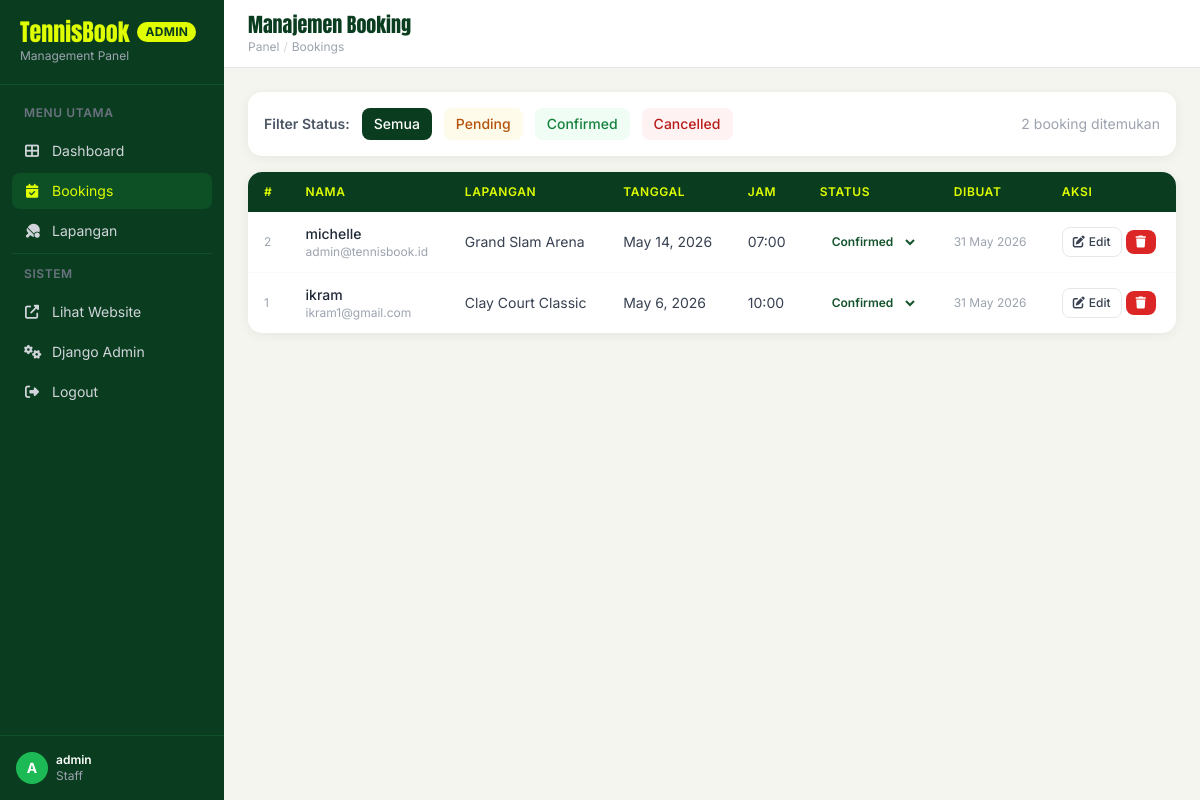
/panel/bookings/ (signed in), run on the app's committed database.
### booking/models.py (models this page shows, shortened)
class Booking(models.Model):
    court = models.ForeignKey(Court, on_delete=models.CASCADE, related_name='bookings')
    user = models.ForeignKey(
        settings.AUTH_USER_MODEL,
        on_delete=models.SET_NULL,
        null=True,
        blank=True,
        related_name='bookings'
    )
    full_name = models.CharField(max_length=200)
    email = models.EmailField()
    phone = models.CharField(max_length=20)
    booking_date = models.DateField()
    booking_hour = models.CharField(max_length=10, choices=HOUR_CHOICES)
    notes = models.TextField(blank=True)
    status = models.CharField(max_length=20, choices=STATUS_CHOICES, default='pending')
    created_at = models.DateTimeField(auto_now_add=True)
    class Meta:
        ordering = ['-created_at']

class Court(models.Model):
    name = models.CharField(max_length=200)
    description = models.TextField()
    price_per_hour = models.DecimalField(max_digits=10, decimal_places=2)
    location = models.CharField(max_length=300)
    is_available = models.BooleanField(default=True)
    image_url = models.URLField(
        blank=True,
        default="https://images.unsplash.com/photo-1554068865-24cecd4e34b8?w=800&q=80"
    )
    facilities = models.ManyToManyField(Facility, blank=True)
    created_at = models.DateTimeField(auto_now_add=True)

### booking/views.py (the view)
# urls.py: path('panel/bookings/', views.admin_booking_list, name='admin_booking_list'),
@login_required(login_url='/login/')
@staff_required
def admin_booking_list(request):
    status_filter = request.GET.get('status', '')
    bookings = Booking.objects.select_related('court', 'user').order_by('-created_at')
    if status_filter:
        bookings = bookings.filter(status=status_filter)
    context = {'bookings': bookings, 'status_filter': status_filter}
    return render(request, 'custom_admin/booking_list.html', context)

### booking/views.py (called while the page is built)
def is_staff(user):
    return user.is_staff

### booking/templates/custom_admin/booking_list.html (shortened to what this page needs)
{% extends "custom_admin/base.html" %}
{% block page_title %}Manajemen Booking{% endblock %}
{% block breadcrumb %}<span class="text-gray-300">/</span><span>Bookings</span>{% endblock %}
{% block content %}
<div class="card p-4 mb-4 flex flex-wrap items-center gap-3">
  <span class="text-sm font-semibold text-gray-600">Filter Status:</span>
  <a href="{% url 'admin_booking_list' %}"
     class="px-3 py-1.5 rounded-lg text-sm font-medium transition-colors {% if not status_filter %}bg-forest-900 text-white{% else %}bg-gray-100 text-gray-600 hover:bg-gray-200{% endif %}">
    Semua
  </a>
  <a href="?status=pending"
     class="px-3 py-1.5 rounded-lg text-sm font-medium transition-colors {% if status_filter == 'pending' %}bg-amber-500 text-white{% else %}bg-amber-50 text-amber-700 hover:bg-amber-100{% endif %}">
    Pending
  </a>
  <a href="?status=confirmed"
     class="px-3 py-1.5 rounded-lg text-sm font-medium transition-colors {% if status_filter == 'confirmed' %}bg-green-600 text-white{% else %}bg-green-50 text-green-700 hover:bg-green-100{% endif %}">
    Confirmed
  </a>
  <a href="?status=cancelled"
     class="px-3 py-1.5 rounded-lg text-sm font-medium transition-colors {% if status_filter == 'cancelled' %}bg-red-600 text-white{% else %}bg-red-50 text-red-700 hover:bg-red-100{% endif %}">
    Cancelled
  </a>
  <span class="ml-auto text-sm text-gray-400">{{ bookings|length }} booking ditemukan</span>
</div>
<div class="card overflow-hidden">
  <div class="overflow-x-auto">
    <table class="w-full text-sm">
      <thead>
        <tr class="bg-forest-900">
          <th class="text-left text-xs text-lime font-semibold px-4 py-3 uppercase tracking-wider">#</th>
          <th class="text-left text-xs text-lime font-semibold px-4 py-3 uppercase tracking-wider">Nama</th>
          <th class="text-left text-xs text-lime font-semibold px-4 py-3 uppercase tracking-wider">Lapangan</th>
          <th class="text-left text-xs text-lime font-semibold px-4 py-3 uppercase tracking-wider">Tanggal</th>
          <th class="text-left text-xs text-lime font-semibold px-4 py-3 uppercase tracking-wider">Jam</th>
          <th class="text-left text-xs text-lime font-semibold px-4 py-3 uppercase tracking-wider">Status</th>
          <th class="text-left text-xs text-lime font-semibold px-4 py-3 uppercase tracking-wider">Dibuat</th>
          <th class="text-left text-xs text-lime font-semibold px-4 py-3 uppercase tracking-wider">Aksi</th>
        </tr>
      </thead>
      <tbody class="divide-y divide-gray-50">
        {% for booking in bookings %}
        <tr class="table-row" id="row-{{ booking.pk }}">
          <td class="px-4 py-3 text-gray-400 text-xs">{{ booking.pk }}</td>
          <td class="px-4 py-3">
            <div class="font-medium text-gray-800">{{ booking.full_name }}</div>
            <div class="text-gray-400 text-xs">{{ booking.email }}</div>
          </td>
          <td class="px-4 py-3 text-gray-700">{{ booking.court.name }}</td>
          <td class="px-4 py-3 text-gray-700">{{ booking.booking_date }}</td>
          <td class="px-4 py-3 text-gray-700">{{ booking.booking_hour }}</td>
          <td class="px-4 py-3">
            <select onchange="updateStatus({{ booking.pk }}, this.value, this)"
              class="status-badge status-{{ booking.status }} px-2 py-1 rounded-full text-xs font-semibold border-0 cursor-pointer focus:outline-none focus:ring-2 focus:ring-green-300 bg-transparent"
              title="Klik untuk ubah status">
              <option value="confirmed" {% if booking.status == 'confirmed' %}selected{% endif %}>Confirmed</option>
            </select>
          </td>
          <td class="px-4 py-3 text-gray-400 text-xs whitespace-nowrap">{{ booking.created_at|date:"d M Y" }}</td>
          <td class="px-4 py-3">
            <div class="flex items-center gap-1">
              <a href="{% url 'admin_booking_edit' booking.pk %}"
                 class="inline-flex items-center gap-1 px-2.5 py-1.5 rounded-lg btn-secondary text-xs font-medium">
                <i class="fas fa-edit"></i> Edit
              </a>
              <a href="{% url 'admin_booking_delete' booking.pk %}"
                 class="inline-flex items-center gap-1 px-2.5 py-1.5 rounded-lg btn-danger text-xs font-medium">
                <i class="fas fa-trash"></i>
              </a>
            </div>
          </td>
        </tr>
        {% endfor %}
      </tbody>
    </table>
  </div>
</div>
{% endblock %}

### booking/templates/custom_admin/base.html (shortened to what this page needs)
<!DOCTYPE html>
<html lang="id">
<head>
  <script src="https://cdn.tailwindcss.com"></script>
  <link rel="stylesheet" href="https://cdnjs.cloudflare.com/ajax/libs/font-awesome/6.4.0/css/all.min.css"/>
</head>
<body class="min-h-screen flex">
  <aside class="w-56 min-h-screen bg-forest-900 flex-shrink-0 flex flex-col" id="sidebar">
    <div class="p-5 border-b border-forest-800">
      <a href="{% url 'custom_admin_dashboard' %}" class="flex items-center gap-2">
        <span class="font-display text-lime text-2xl leading-none">TennisBook</span>
        <span class="text-xs bg-lime text-forest-900 px-2 py-0.5 rounded-full font-bold tracking-wide">ADMIN</span>
      </a>
      <p class="text-gray-400 text-xs mt-1">Management Panel</p>
    </div>
    <nav class="flex-1 p-3 space-y-1 overflow-y-auto">
      <p class="text-gray-500 text-xs font-semibold uppercase tracking-wider px-3 py-2">Menu Utama</p>
      <a href="{% url 'custom_admin_dashboard' %}"
         class="sidebar-link {% if request.resolver_match.url_name == 'custom_admin_dashboard' %}active{% endif %} flex items-center gap-3 px-3 py-2 rounded-lg text-gray-300 text-sm">
        <i class="fas fa-th-large w-4 text-center"></i> Dashboard
      </a>
      <a href="{% url 'admin_booking_list' %}"
         class="sidebar-link {% if 'booking' in request.resolver_match.url_name %}active{% endif %} flex items-center gap-3 px-3 py-2 rounded-lg text-gray-300 text-sm">
        <i class="fas fa-calendar-check w-4 text-center"></i> Bookings
      </a>
      <a href="{% url 'admin_court_list' %}"
         class="sidebar-link {% if 'court' in request.resolver_match.url_name %}active{% endif %} flex items-center gap-3 px-3 py-2 rounded-lg text-gray-300 text-sm">
        <i class="fas fa-table-tennis w-4 text-center"></i> Lapangan
      </a>
      <div class="border-t border-forest-800 my-2"></div>
      <p class="text-gray-500 text-xs font-semibold uppercase tracking-wider px-3 py-2">Sistem</p>
      <a href="{% url 'home' %}" target="_blank"
         class="sidebar-link flex items-center gap-3 px-3 py-2 rounded-lg text-gray-300 text-sm">
        <i class="fas fa-external-link-alt w-4 text-center"></i> Lihat Website
      </a>
      <a href="/admin/"
         class="sidebar-link flex items-center gap-3 px-3 py-2 rounded-lg text-gray-300 text-sm">
        <i class="fas fa-cogs w-4 text-center"></i> Django Admin
      </a>
      <a href="{% url 'user_logout' %}"
         class="sidebar-link flex items-center gap-3 px-3 py-2 rounded-lg text-gray-300 text-sm">
        <i class="fas fa-sign-out-alt w-4 text-center"></i> Logout
      </a>
    </nav>
    <div class="p-4 border-t border-forest-800">
      <div class="flex items-center gap-2">
        <div class="w-8 h-8 rounded-full bg-brand flex items-center justify-center text-white font-bold text-sm flex-shrink-0">
          {{ request.user.username|slice:":1"|upper }}
        </div>
        <div class="min-w-0">
          <p class="text-white text-xs font-semibold truncate">{{ request.user.username }}</p>
          <p class="text-gray-400 text-xs">Staff</p>
        </div>
      </div>
    </div>
  </aside>
  <main class="flex-1 flex flex-col min-w-0 overflow-hidden">
    <header class="bg-white border-b border-gray-200 px-6 py-3 flex items-center justify-between flex-shrink-0">
      <div>
        <h1 class="font-display text-forest-900 text-xl leading-tight">{% block page_title %}Dashboard{% endblock %}</h1>
        <nav class="text-xs text-gray-400 mt-0.5 flex items-center gap-1">
          <a href="{% url 'custom_admin_dashboard' %}" class="hover:text-brand">Panel</a>
          {% block breadcrumb %}{% endblock %}
        </nav>
      </div>
    </header>
    <div class="flex-1 overflow-y-auto p-6">
      {% block content %}{% endblock %}
    </div>
  </main>
</body>
</html>

### booking/templates/custom_admin/base.html (style rules this page uses)
body { font-family: 'Inter', sans-serif; background: #F5F5F0; }
.sidebar-link { transition: all 0.15s ease; }
.sidebar-link:hover, .sidebar-link.active { background: rgba(29,185,84,0.15); color: #DFFF00; }
.status-confirmed { background: #dcfce7; color: #14532d; border: 1px solid #86efac; }
.btn-danger { background:#dc2626; color:#fff; transition: background 0.15s; }
.btn-secondary { background:#fff; color:#374151; border:1px solid #e5e7eb; transition: all 0.15s; }
.card { background:#fff; border-radius:14px; box-shadow:0 2px 12px rgba(0,0,0,0.06); }

### data on the page
Booking: pk "2", full_name "michelle", email "admin@tennisbook.id", court.name "Grand Slam Arena", booking_date "May 14, 2026", booking_hour "07:00", status+id "Confirmed", created_at "31 May 2026"
Booking: pk "1", full_name "ikram", email "ikram1@gmail.com", court.name "Clay Court Classic", booking_date "May 6, 2026", booking_hour "10:00", status+id "Confirmed", created_at "31 May 2026"

### other printed values
{{ request.user.username|slice:":1"|upper }} "A"
{{ request.user.username }} "admin"
{{ bookings|length }} "2"
